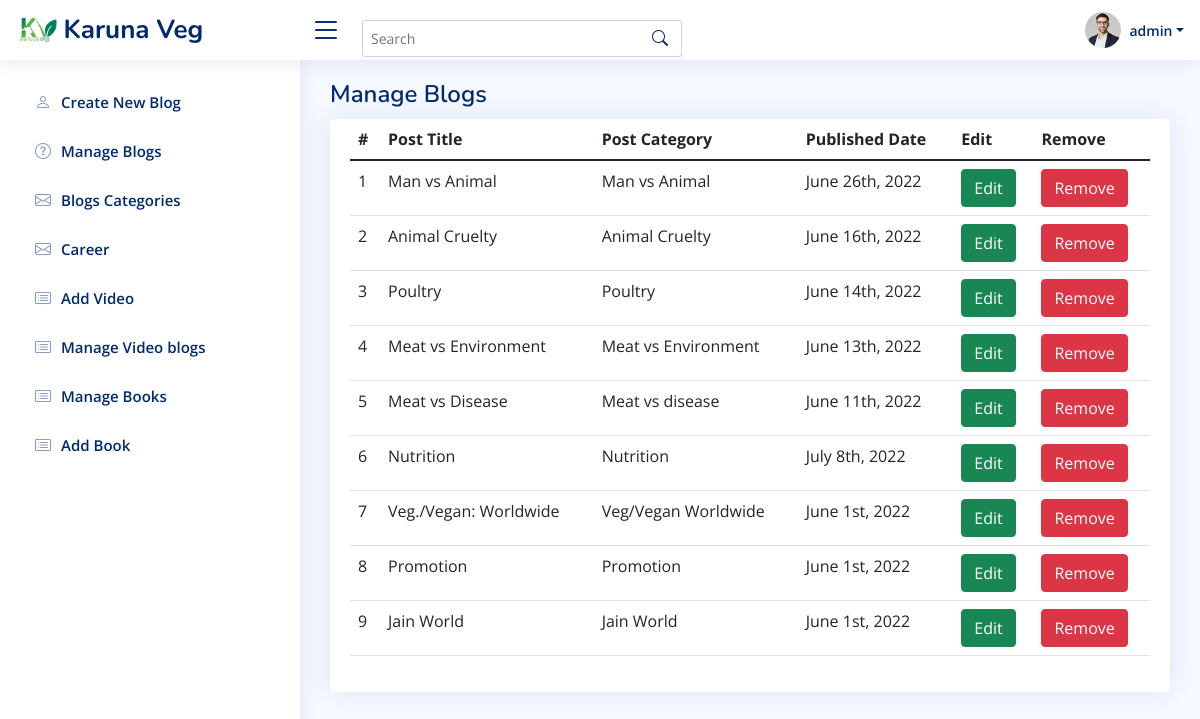
Page /admin/index.php?manage_blogs (signed in) on the committed database.
### tables this page shows
CREATE TABLE `posts` (
  `id` int(11) NOT NULL,
  `title` text NOT NULL,
  `content` text NOT NULL,
  `about_blog` text NOT NULL,
  `url` varchar(200) NOT NULL,
  `created_at` timestamp NOT NULL DEFAULT CURRENT_TIMESTAMP,
  `category_id` int(11) NOT NULL
);

CREATE TABLE `category` (
  `id` int(11) NOT NULL,
  `name` varchar(200) NOT NULL
);

### includes/function.php (called while the page is built, shortened)
<?php
function getCategory($db,$id){
    $query="SELECT * FROM category WHERE id=$id";
    $run=mysqli_query($db,$query);
    $data = mysqli_fetch_assoc($run);
    return $data['name'];
}
function getAdminInfo($db,$email){
    $query="SELECT * FROM admin WHERE email='$email'";
    $run=mysqli_query($db,$query);
    $data = mysqli_fetch_assoc($run);
    return $data;
}
function getAllPost($db){
    $query="SELECT * FROM posts ORDER BY id DESC";
    $run=mysqli_query($db,$query);
    $data = array();
    while($d=mysqli_fetch_assoc($run)){
        $data[]=$d;
    }
    return $data;
}
?>

### includes/manage-blogs.php (the view, shortened to what this page needs)
    <main id="main" class="main">
  <div class="pagetitle">
    <h1>Manage Blogs</h1>
  </div>
  <section class="section">
    <div class="row">
      <div class="col-lg-12">
        <div class="card">
          <div class="card-body">
            <table class="table datatable">
              <thead>
                <tr>
                  <th scope="col">#</th>
                  <th scope="col">Post Title</th>
                  <th scope="col">Post Category</th>
                  <th scope="col">Published Date</th>
                  <th scope="col">Edit</th>
                  <th scope="col">Remove</th>
                </tr>
              </thead>
              <tbody>
              <?php
                  $posts = getAllPost($db);
                  $count=1;
                  foreach($posts as $post)
                  {
              ?>
                <tr>
                  <td scope="row"><?=$count?></td>
                  <td><?=$post['title']?></td>
                  <td><?=getCategory($db,$post['category_id'])?></td>
                  <td><?=date('F jS, Y',strtotime($post['created_at']))?></td>
                  <td>
                    <div class="btn-group">
                      <a class="btn btn-success" href="../includes/edit-post.php?id=<?=$post['id']?>">Edit <i class="icon_close_alt2"></i></a>
                    </div>
                  </td>
                  <td>
                    <div class="btn-group">
                      <a class="btn btn-danger" href="../includes/removepost.php?id=<?=$post['id']?>">Remove <i class="icon_close_alt2"></i></a>
                    </div>
                  </td>
                </tr>
              <?php
                  $count++;
                  }
              ?>
              </tbody>
            </table>
          </div>
        </div>
      </div>
    </div>
  </section>
</main>

### admin/index.php (shortened to what this page needs)
<?php
require('../includes/db.php');
include('../includes/function.php');
$admin=getAdminInfo($db,$_SESSION['email']);
?>
<!DOCTYPE html>
<html lang="en">
<head>
  <link href="assets/vendor/bootstrap/css/bootstrap.min.css" rel="stylesheet">
  <link href="assets/vendor/bootstrap-icons/bootstrap-icons.css" rel="stylesheet">
  <link href="assets/vendor/boxicons/css/boxicons.min.css" rel="stylesheet">
  <link href="assets/vendor/quill/quill.snow.css" rel="stylesheet">
  <link href="assets/vendor/quill/quill.bubble.css" rel="stylesheet">
  <link href="assets/vendor/remixicon/remixicon.css" rel="stylesheet">
  <link href="assets/vendor/simple-datatables/style.css" rel="stylesheet">
  <link href="assets/css/style.css" rel="stylesheet">
</head>
<body>
   <header id="header" class="header fixed-top d-flex align-items-center">
    <div class="d-flex align-items-center justify-content-between">
      <a href="index.php" class="logo d-flex align-items-center">
        <img src="../assets/images/karunaveg-logo.png" alt="">
        <span class="d-none d-lg-block">Karuna Veg</span>
      </a>
      <i class="bi bi-list toggle-sidebar-btn"></i>
    </div>
    <div class="search-bar pt-3">
      <form class="search-form d-flex align-items-center" method="POST" action="#">
        <input type="text" name="query" placeholder="Search" title="Enter search keyword">
        <button type="submit" title="Search"><i class="bi bi-search"></i></button>
      </form>
    </div>
    <nav class="header-nav ms-auto">
      <ul class="d-flex align-items-center">
        <li class="nav-item dropdown pe-3">
          <a class="nav-link nav-profile d-flex align-items-center pe-0" href="#" data-bs-toggle="dropdown">
            <img src="assets/img/profile-img.jpg" alt="Profile" class="rounded-circle">
            <span class="d-none d-md-block dropdown-toggle ps-2"><?=$admin['full_name']?></span>
          </a>
        </li>
      </ul>
    </nav>
  </header>
  <aside id="sidebar" class="sidebar">
    <ul class="sidebar-nav" id="sidebar-nav">
      <li class="nav-item">
        <a class="nav-link collapsed" href="index.php">
          <i class="bi bi-person"></i>
          <span>Create New Blog</span>
        </a>
      </li>
      <li class="nav-item">
        <a class="nav-link collapsed" href="index.php?manage_blogs">
          <i class="bi bi-question-circle"></i>
          <span>Manage Blogs</span>
        </a>
      </li>
      <li class="nav-item">
        <a class="nav-link collapsed" href="index.php?cateogory">
          <i class="bi bi-envelope"></i>
          <span>Blogs Categories</span>
        </a>
      </li>
      <li class="nav-item">
        <a class="nav-link collapsed" href="index.php?career">
          <i class="bi bi-envelope"></i>
          <span>Career</span>
        </a>
      </li>
      <li class="nav-item">
        <a class="nav-link collapsed" href="index.php?add_video">
          <i class="bi bi-card-list"></i>
          <span>Add Video</span>
        </a>
      </li>
      <li class="nav-item">
        <a class="nav-link collapsed" href="index.php?manage_video_blogs">
          <i class="bi bi-card-list"></i>
          <span>Manage Video blogs</span>
        </a>
      </li>
      <li class="nav-item">
        <a class="nav-link collapsed" href="index.php?all_books">
          <i class="bi bi-card-list"></i>
          <span>Manage Books</span>
        </a>
      </li>
      <li class="nav-item">
        <a class="nav-link collapsed" href="index.php?add_book">
          <i class="bi bi-card-list"></i>
          <span>Add Book</span>
        </a>
      </li>
    </ul>
  </aside>
<?php
  if(isset($_GET['manage_blogs']))
  {
    include('../includes/manage-blogs.php');
  }
  elseif(isset($_GET['manage_video_blogs']))
  {
    include('../includes/manage-video-blogs.php');
  }
  elseif(isset($_GET['uploaded_images']))
  {
        include('../includes/uploaded-images.php');
  }
  elseif(isset($_GET['cateogory']))
  {
    include('../includes/category.php');
  }
  elseif(isset($_GET['career']))
  {
        include('../includes/career.php');
  }
  elseif(isset($_GET['add_video']))
  {
        include('../includes/add-video.php');
  }
  elseif(isset($_GET['all_books']))
  {
        include('../includes/all-books.php');
  }
  elseif(isset($_GET['add_book']))
  {
        include('../includes/add-book.php');
  }
  else
  {
        include('../includes/create-blog.php');
    }
    ?>
</body>
</html>

### admin/assets/css/style.css (style rules this page uses)
:root { scroll-behavior: smooth; }
body { font-family: "Open Sans", sans-serif; background: #f6f9ff; color: #444444; }
a { color: #4154f1; text-decoration: none; }
h1, h2, h3, h4, h5, h6 { font-family: "Nunito", sans-serif; }
#main { margin-top: 60px; padding: 20px 30px; transition: all 0.3s; }
.pagetitle { margin-bottom: 10px; }
.pagetitle h1 { font-size: 24px; margin-bottom: 0; font-weight: 600; color: #012970; }
.card { margin-bottom: 30px; border: none; border-radius: 5px; box-shadow: 0px 0 30px rgba(1, 41, 112, 0.1); }
.card-body { padding: 0 20px 20px 20px; }
.logo { line-height: 1; }
@media (min-width: 1200px) { .logo { width: 280px; } }
.logo img { max-height: 26px; margin-right: 6px; }
.logo span { font-size: 26px; font-weight: 700; color: #012970; font-family: "Nunito", sans-serif; }
.header { transition: all 0.5s; z-index: 997; height: 60px; box-shadow: 0px 2px 20px rgba(1, 41, 112, 0.1); background-color: #fff; padding-left: 20px; }
.header .toggle-sidebar-btn { font-size: 32px; padding-left: 10px; cursor: pointer; color: #012970; }
.header .search-bar { min-width: 360px; padding: 0 20px; }
.header .search-form { width: 100%; }
.header .search-form input { border: 0; font-size: 14px; color: #012970; border: 1px solid rgba(1, 41, 112, 0.2); padding: 7px 38px 7px 8px; border-radius: 3px; transition: 0.3s; width: 100%; }
.header .search-form button { border: 0; padding: 0; margin-left: -30px; background: none; }
.header .search-form button i { color: #012970; }
.header-nav ul { list-style: none; }
.header-nav > ul { margin: 0; padding: 0; }
.header-nav .nav-profile { color: #012970; }
.header-nav .nav-profile img { max-height: 36px; }
.header-nav .nav-profile span { font-size: 14px; font-weight: 600; }
.sidebar { position: fixed; top: 60px; left: 0; bottom: 0; width: 300px; z-index: 996; transition: all 0.3s; padding: 20px; overflow-y: auto; scrollbar-width: thin; scrollbar-color: #aab7cf transparent; box-shadow: 0px 0px 20px rgba(1, 41, 112, 0.1); background-color: #fff; }
@media (min-width: 1200px) { #main, #footer { margin-left: 300px; } }
.sidebar-nav { padding: 0; margin: 0; list-style: none; }
.sidebar-nav li { padding: 0; margin: 0; list-style: none; }
.sidebar-nav .nav-item { margin-bottom: 5px; }
.sidebar-nav .nav-link { display: flex; align-items: center; font-size: 15px; font-weight: 600; color: #4154f1; transition: 0.3; background: #f6f9ff; padding: 10px 15px; border-radius: 4px; }
.sidebar-nav .nav-link i { font-size: 16px; margin-right: 10px; color: #4154f1; }
.sidebar-nav .nav-link.collapsed { color: #012970; background: #fff; }
.sidebar-nav .nav-link.collapsed i { color: #899bbd; }

### rows in the picture
posts: title "Man vs Animal", category.name "Man vs Animal", created_at "June 26th, 2022"
posts: title "Animal Cruelty", category.name "Animal Cruelty", created_at "June 16th, 2022"
posts: title "Poultry", category.name "Poultry", created_at "June 14th, 2022"
posts: title "Meat vs Environment", category.name "Meat vs Environment", created_at "June 13th, 2022"
posts: title "Meat vs Disease", category.name "Meat vs disease", created_at "June 11th, 2022"
posts: title "Nutrition", category.name "Nutrition", created_at "July 8th, 2022"
posts: title "Veg./Vegan: Worldwide", category.name "Veg/Vegan Worldwide", created_at "June 1st, 2022"
posts: title "Promotion", category.name "Promotion", created_at "June 1st, 2022"
posts: title "Jain World", category.name "Jain World", created_at "June 1st, 2022"

### other values in the picture
$admin['full_name'] "admin"
